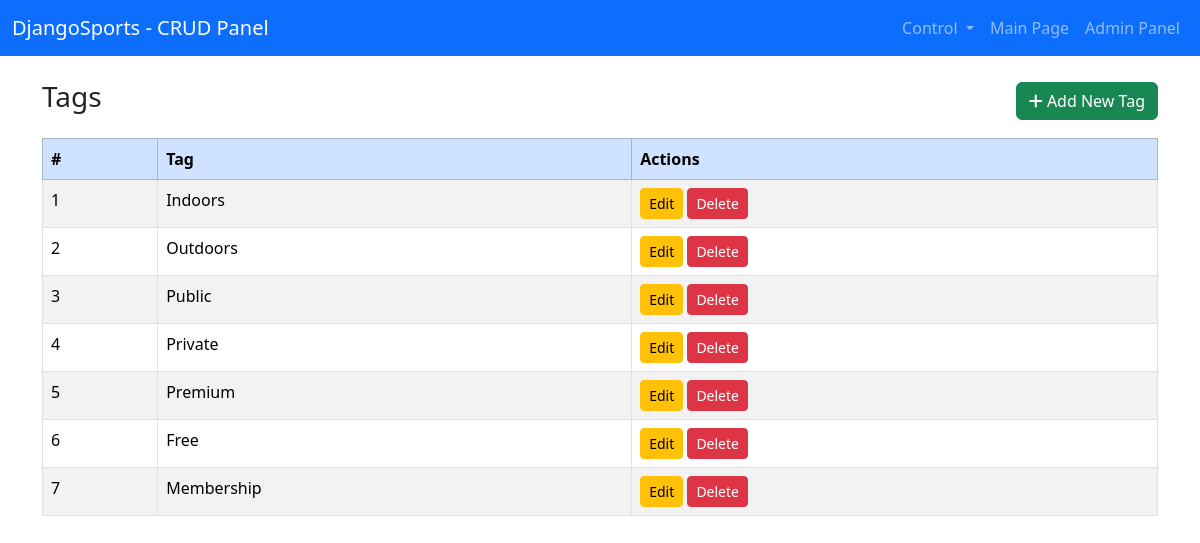
The page /tags/ (signed in) on the database its author committed.
### djangoSportApp/models.py (models this page shows, shortened)
class Tag(models.Model):
    name = models.CharField(max_length=100)

### djangoSportApp/views.py (the view)
# urls.py: path('tags/', views.tags_list, name='tags_list'),
@permission_required('djangoSportApp.view_tag', raise_exception=True)
def tags_list(request):
    tags = Tag.objects.all()
    return render(request, 'crud/tag_list.html', {'tags': tags})

### templates/crud/tag_list.html (shortened to what this page needs)
{% extends 'crud/crud-base.html' %}
{% block crud_content %}
        <div class="d-flex justify-content-between align-items-center mb-3">
            <h3>Tags</h3>
            <a href="{% url 'tags_create' %}" class="btn btn-success"><i class="fas fa-plus"></i> Add New Tag</a>
        </div>
        <table class="table table-striped table-bordered">
            <thead class="table-primary">
            <tr>
                <th>#</th>
                <th>Tag</th>
                <th>Actions</th>
            </tr>
            </thead>
            <tbody>
            {% for tag in tags %}
                <tr>
                    <td>{{ forloop.counter }}</td>
                    <td>{{ tag.name }}</td>
                    <td>
                        <a href="{% url 'tags_update' tag.id %}" class="btn btn-warning btn-sm">Edit</a>
                        <a href="{% url 'tags_delete' tag.id %}" class="btn btn-danger btn-sm">Delete</a>
                    </td>
                </tr>
            {% endfor %}
            </tbody>
        </table>
{% endblock %}

### rows shown on the page
Tag: name "Indoors"
Tag: name "Outdoors"
Tag: name "Public"
Tag: name "Private"
Tag: name "Premium"
Tag: name "Free"
Tag: name "Membership"
